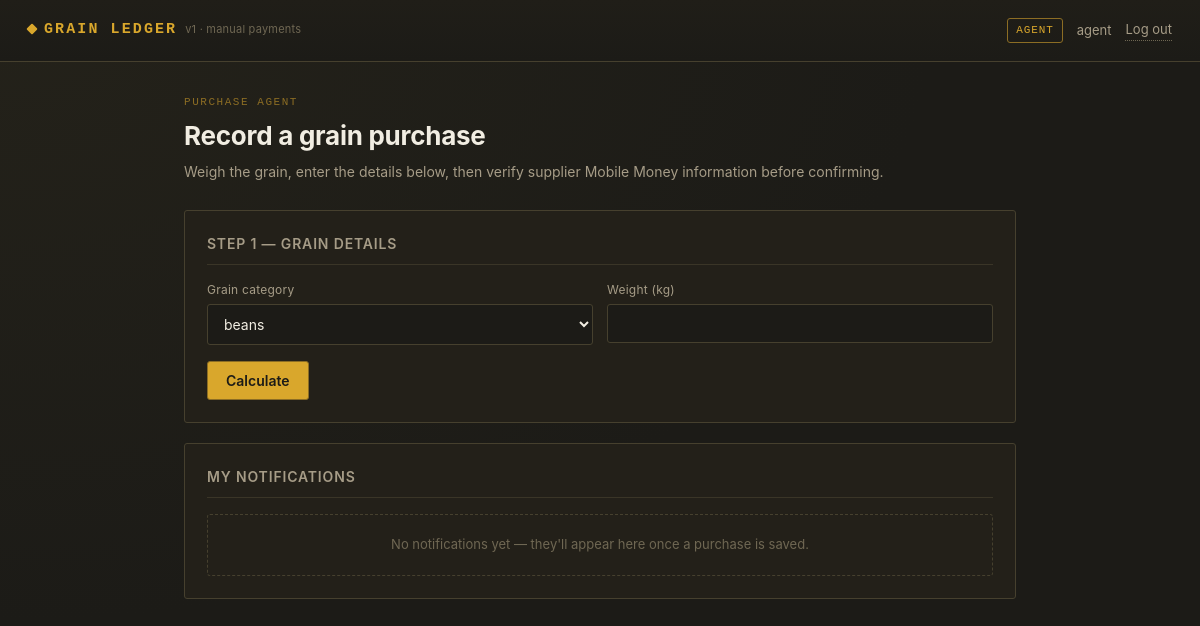
The page /agent (signed in) on the database as committed earlier.
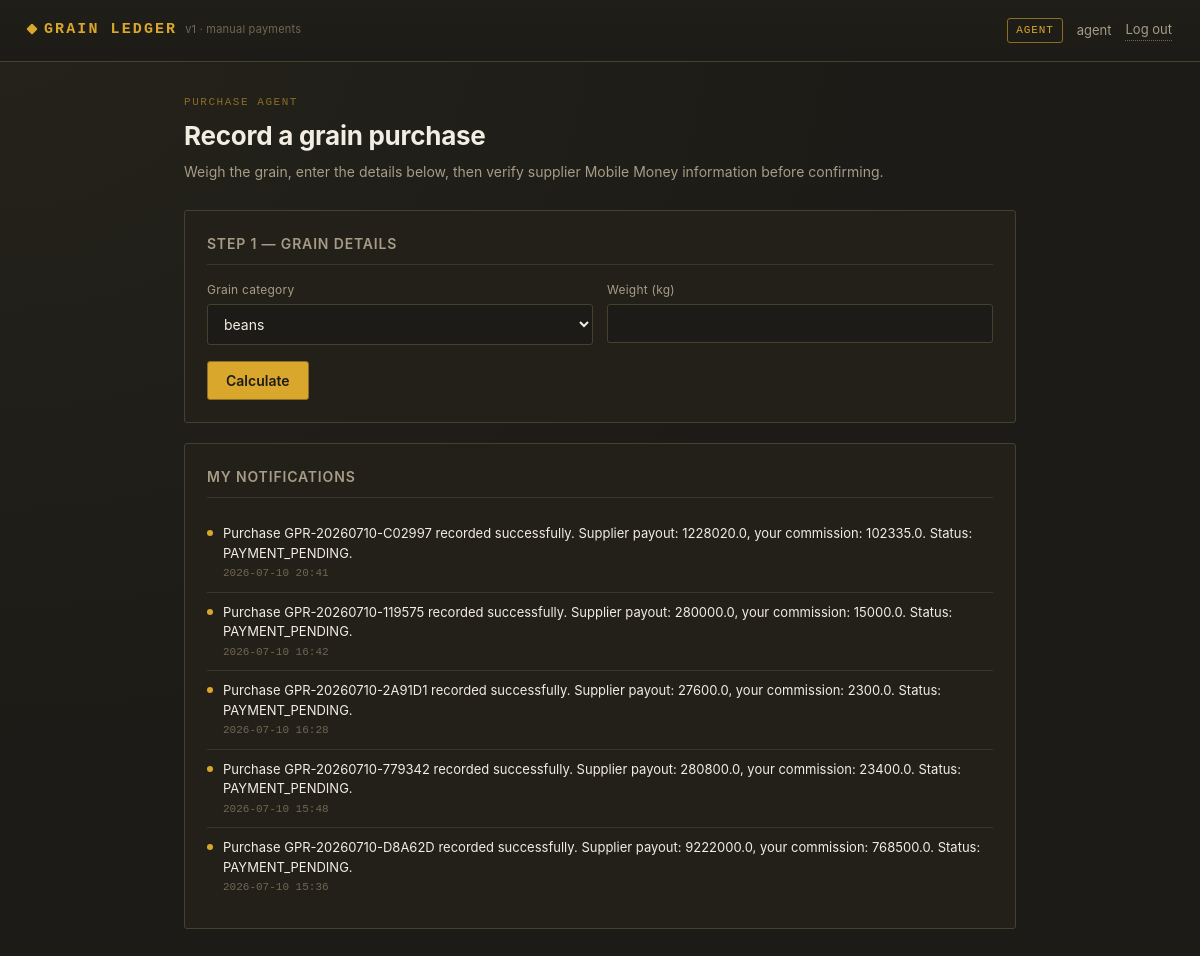
The same page on the database as committed later.
### tables this page shows
CREATE TABLE notifications (
    id INTEGER PRIMARY KEY AUTOINCREMENT,
    recipient_role TEXT NOT NULL,
    recipient_id INTEGER REFERENCES users(id),
    purchase_id INTEGER REFERENCES purchases(id),
    message TEXT NOT NULL,
    created_at TEXT NOT NULL,
    read_flag INTEGER NOT NULL DEFAULT 0
);

### webapp.py (the view)
@flask_app.route("/agent", endpoint="agent_home")
@login_required("AGENT")
def agent_home(user):
    categories = admin_service.list_active_config()
    categories = [c for c in categories if c["category_active"]]
    notifications = notification_service.list_for_role("AGENT", user.user_id)
    return render_template(
        "agent.html",
        categories=categories,
        notifications=notifications,
        pending_calc=session.get("pending_calc"),
    )

### app/admin_service.py (called while the page is built)
def list_active_config(user: CurrentUser | None = None):
    with get_connection() as conn:
        rows = conn.execute(
            """
            SELECT
                c.name AS category,
                c.active AS category_active,
                p.price_per_kg,
                r.rate_per_kg
            FROM grain_categories c
            LEFT JOIN grain_prices p ON p.category_id = c.id AND p.active = 1
            LEFT JOIN commission_rates r ON r.category_id = c.id AND r.active = 1
            ORDER BY c.name
            """
        ).fetchall()
    return [dict(row) for row in rows]

### app/database.py (called while the page is built)
@contextmanager
def get_connection(db_path: Path = DB_PATH):
    conn = sqlite3.connect(db_path)
    conn.execute("PRAGMA foreign_keys = ON")
    conn.row_factory = sqlite3.Row
    try:
        yield conn
        conn.commit()
    except Exception:
        conn.rollback()
        raise
    finally:
        conn.close()

### app/notification_service.py (called while the page is built)
def list_for_role(role: str, recipient_id: int | None = None, unread_only: bool = False):
    query = "SELECT * FROM notifications WHERE recipient_role = ?"
    params: list = [role]
    if recipient_id is not None:
        query += " AND (recipient_id = ? OR recipient_id IS NULL)"
        params.append(recipient_id)
    if unread_only:
        query += " AND read_flag = 0"
    query += " ORDER BY id DESC"
    with get_connection() as conn:
        rows = conn.execute(query, params).fetchall()
    return [dict(r) for r in rows]

### webapp.py (called while the page is built)
def current_user() -> CurrentUser | None:
    if "user_id" not in session:
        return None
    return CurrentUser(session["user_id"], session["username"], session["role"])

def login_required(*roles):
    def decorator(view):
        @wraps(view)
        def wrapped(*args, **kwargs):
            user = current_user()
            if user is None:
                flash("Please log in to continue.", "info")
                return redirect(url_for("login"))
            if roles and user.role not in roles:
                flash("You don't have access to that page.", "error")
                return redirect(url_for("dashboard"))
            return view(user, *args, **kwargs)
        return wrapped
    return decorator

### web/templates/agent.html (shortened to what this page needs)
{% extends "base.html" %}
{% from "_ticket.html" import ticket %}
{% block content %}
<div class="page-head">
  <p class="eyebrow">Purchase Agent</p>
  <h1>Record a grain purchase</h1>
  <p>Weigh the grain, enter the details below, then verify supplier Mobile Money information before confirming.</p>
</div>
{% if not pending_calc %}
<section class="panel">
  <h2>Step 1 — Grain details</h2>
  <form method="post" action="{{ url_for('agent_calculate') }}">
    <div class="field-row">
      <div class="field">
        <label for="category">Grain category</label>
        <select id="category" name="category" required>
          {% for c in categories %}
            <option value="{{ c.category }}">{{ c.category }}</option>
          {% endfor %}
        </select>
      </div>
      <div class="field">
        <label for="weight_kg">Weight (kg)</label>
        <input type="number" step="0.01" min="0.01" id="weight_kg" name="weight_kg" required>
      </div>
    </div>
    <button type="submit">Calculate</button>
  </form>
</section>
{% endif %}
<section class="panel">
  <h2>My notifications</h2>
  {% if notifications %}
    {% for n in notifications %}
      <div class="notif">
        <span class="dot {{ 'read' if n.read_flag else '' }}"></span>
        <div class="body">
          {{ n.message }}
          <span class="time">{{ n.created_at[:16] | replace('T', ' ') }}</span>
        </div>
      </div>
    {% endfor %}
  {% else %}
    <div class="empty-state">No notifications yet — they'll appear here once a purchase is saved.</div>
  {% endif %}
</section>
{% endblock %}

### web/templates/base.html (shortened to what this page needs)
<!doctype html>
<html lang="en">
<head>
  <link rel="stylesheet" href="{{ url_for('static', filename='style.css') }}">
</head>
<body>
  {% if session.get('user_id') %}
  <div class="topbar">
    <a class="brand" href="{{ url_for('dashboard') }}">
      <span class="brand-mark"></span>GRAIN LEDGER <small>v1 &middot; manual payments</small>
    </a>
    <div class="session-info">
      <span class="role-chip">{{ session.get('role') }}</span>
      <span>{{ session.get('username') }}</span>
      <a class="logout-link" href="{{ url_for('logout') }}">Log out</a>
    </div>
  </div>
  {% endif %}
  <div class="container">
    {% block content %}{% endblock %}
  </div>
</body>
</html>

### web/static/style.css (style rules this page uses)
:root { --bg: #1c1b17; --surface: #232019; --surface-raised: #2d291f; --border: #46402e; --border-soft: #3a3527; --gold: #d9a72c; --gold-soft: #8c6d24; --green: #7a9a54; --green-soft: #3c4a2e; --rust: #c1502e; --rust-soft: #4a2c22; --text: #f1ede2; --text-muted: #a69c87; --text-faint: #6f6753; --mono: ui-monospace, "SFMono-Regular", "IBM Plex Mono", Menlo, Consolas, monospace; --sans: -apple-system, "Segoe UI", system-ui, Roboto, Helvetica, Arial, sans-serif; --radius: 3px; }
* { box-sizing: border-box; }
html { -webkit-text-size-adjust: 100%; }
body { margin: 0; background: radial-gradient(ellipse at top left, #24221a 0%, var(--bg) 55%); color: var(--text); font-family: var(--sans); line-height: 1.5; min-height: 100vh; }
a { color: var(--gold); }
.topbar { display: flex; align-items: center; justify-content: space-between; padding: 18px 28px; border-bottom: 1px solid var(--border); background: linear-gradient(180deg, #201e18, #1c1b17); }
.brand { font-family: var(--mono); font-weight: 700; letter-spacing: 0.14em; font-size: 15px; color: var(--gold); text-decoration: none; display: flex; align-items: baseline; gap: 8px; }
.brand .brand-mark { display: inline-block; width: 8px; height: 8px; background: var(--gold); border-radius: 1px; transform: rotate(45deg); }
.brand small { font-family: var(--sans); font-weight: 400; letter-spacing: 0.02em; color: var(--text-faint); font-size: 11px; }
.session-info { display: flex; align-items: center; gap: 14px; font-size: 13px; color: var(--text-muted); }
.role-chip { font-family: var(--mono); font-size: 11px; letter-spacing: 0.08em; text-transform: uppercase; border: 1px solid var(--gold-soft); color: var(--gold); padding: 3px 8px; border-radius: var(--radius); }
.logout-link { color: var(--text-muted); text-decoration: none; border-bottom: 1px dotted var(--text-faint); font-size: 13px; }
.container { max-width: 880px; margin: 0 auto; padding: 32px 24px 80px; }
.page-head { margin-bottom: 28px; }
.page-head .eyebrow { font-family: var(--mono); font-size: 11px; letter-spacing: 0.14em; text-transform: uppercase; color: var(--gold-soft); margin: 0 0 6px; }
.page-head h1 { margin: 0; font-size: 26px; font-weight: 700; letter-spacing: -0.01em; }
.page-head p { margin: 6px 0 0; color: var(--text-muted); font-size: 14px; }
section.panel { background: var(--surface); border: 1px solid var(--border); border-radius: var(--radius); padding: 22px; margin-bottom: 20px; }
section.panel > h2 { margin: 0 0 16px; font-size: 14px; letter-spacing: 0.06em; text-transform: uppercase; color: var(--text-muted); font-weight: 600; border-bottom: 1px solid var(--border-soft); padding-bottom: 10px; }
label { display: block; font-size: 12px; color: var(--text-muted); margin: 0 0 5px; letter-spacing: 0.02em; }
.field { margin-bottom: 16px; }
input[type="text"], input[type="password"], input[type="number"], select { width: 100%; background: var(--bg); border: 1px solid var(--border); color: var(--text); padding: 10px 12px; border-radius: var(--radius); font-family: var(--sans); font-size: 14px; }
.field-row { display: grid; grid-template-columns: 1fr 1fr; gap: 14px; }
button, .btn { font-family: var(--sans); font-weight: 600; font-size: 14px; padding: 10px 18px; border-radius: var(--radius); border: 1px solid var(--gold-soft); background: var(--gold); color: #1c1b17; cursor: pointer; text-decoration: none; display: inline-block; }
.notif { display: flex; gap: 10px; padding: 10px 0; border-bottom: 1px solid var(--border-soft); font-size: 13px; }
.notif:last-child { border-bottom: none; }
.notif .dot { width: 6px; height: 6px; border-radius: 50%; background: var(--gold); margin-top: 6px; flex-shrink: 0; }
.notif .body { flex: 1; }
.notif .time { display: block; font-family: var(--mono); font-size: 11px; color: var(--text-faint); margin-top: 2px; }

Rows that differ between the two databases and show on the page:
added notifications: read_flag 0 (drawn), message "Purchase GPR-20260710-C02997 recorded successfully. Supplier payout: 1228020.0, your commission: 102335.0. Status: PAYMENT_PENDING.", created_at "2026-07-10 20:41"
added notifications: read_flag 0 (drawn), message "Purchase GPR-20260710-119575 recorded successfully. Supplier payout: 280000.0, your commission: 15000.0. Status: PAYMENT_PENDING.", created_at "2026-07-10 16:42"
added notifications: read_flag 0 (drawn), message "Purchase GPR-20260710-2A91D1 recorded successfully. Supplier payout: 27600.0, your commission: 2300.0. Status: PAYMENT_PENDING.", created_at "2026-07-10 16:28"
added notifications: read_flag 0 (drawn), message "Purchase GPR-20260710-779342 recorded successfully. Supplier payout: 280800.0, your commission: 23400.0. Status: PAYMENT_PENDING.", created_at "2026-07-10 15:48"
added notifications: read_flag 0 (drawn), message "Purchase GPR-20260710-D8A62D recorded successfully. Supplier payout: 9222000.0, your commission: 768500.0. Status: PAYMENT_PENDING.", created_at "2026-07-10 15:36"
Other text that changed with them:
text no longer shown: "No notifications yet — they'll appear here once a purchase is saved."
